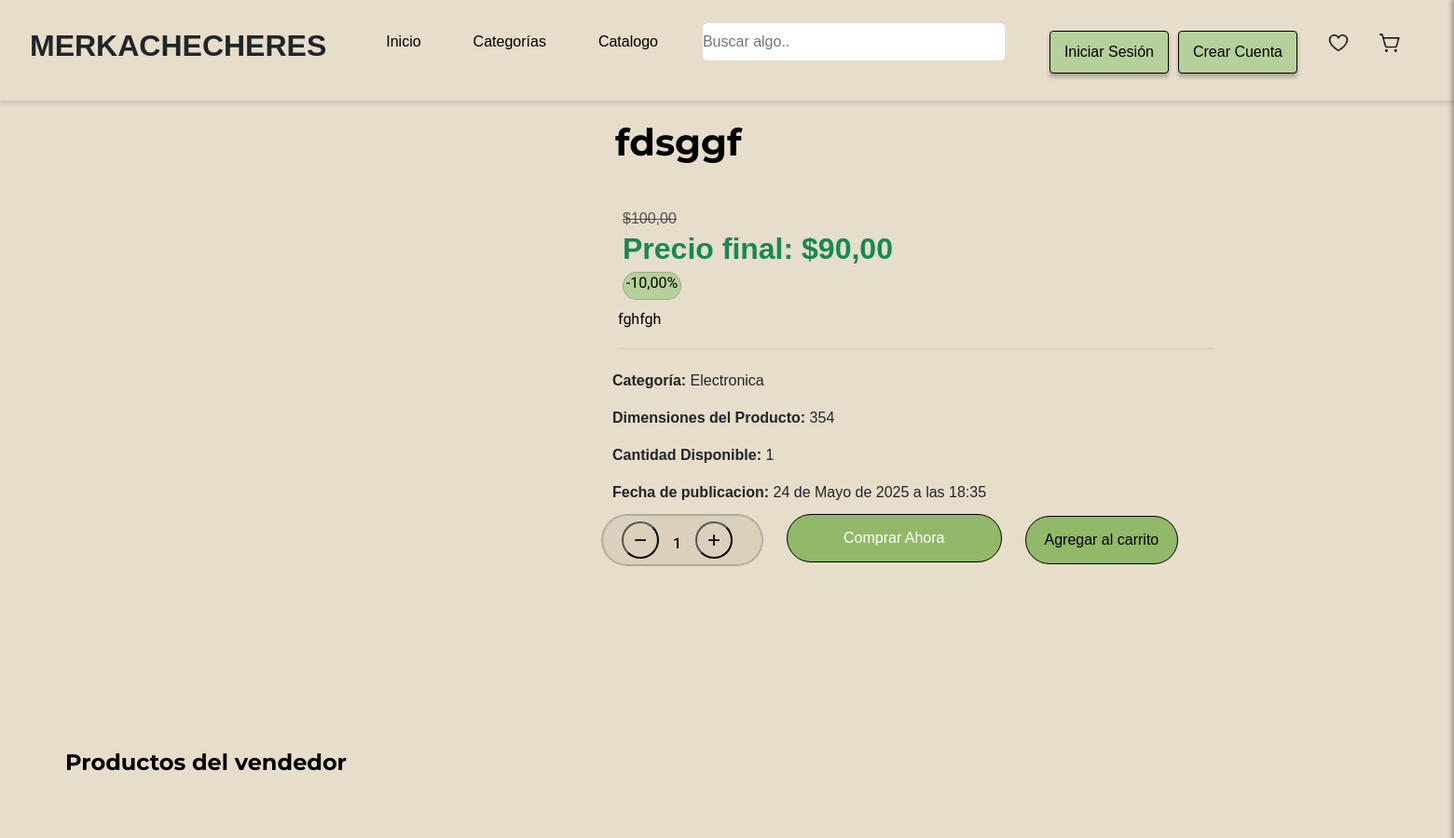
Page /producto/7/ (upper part) on the earlier database version.
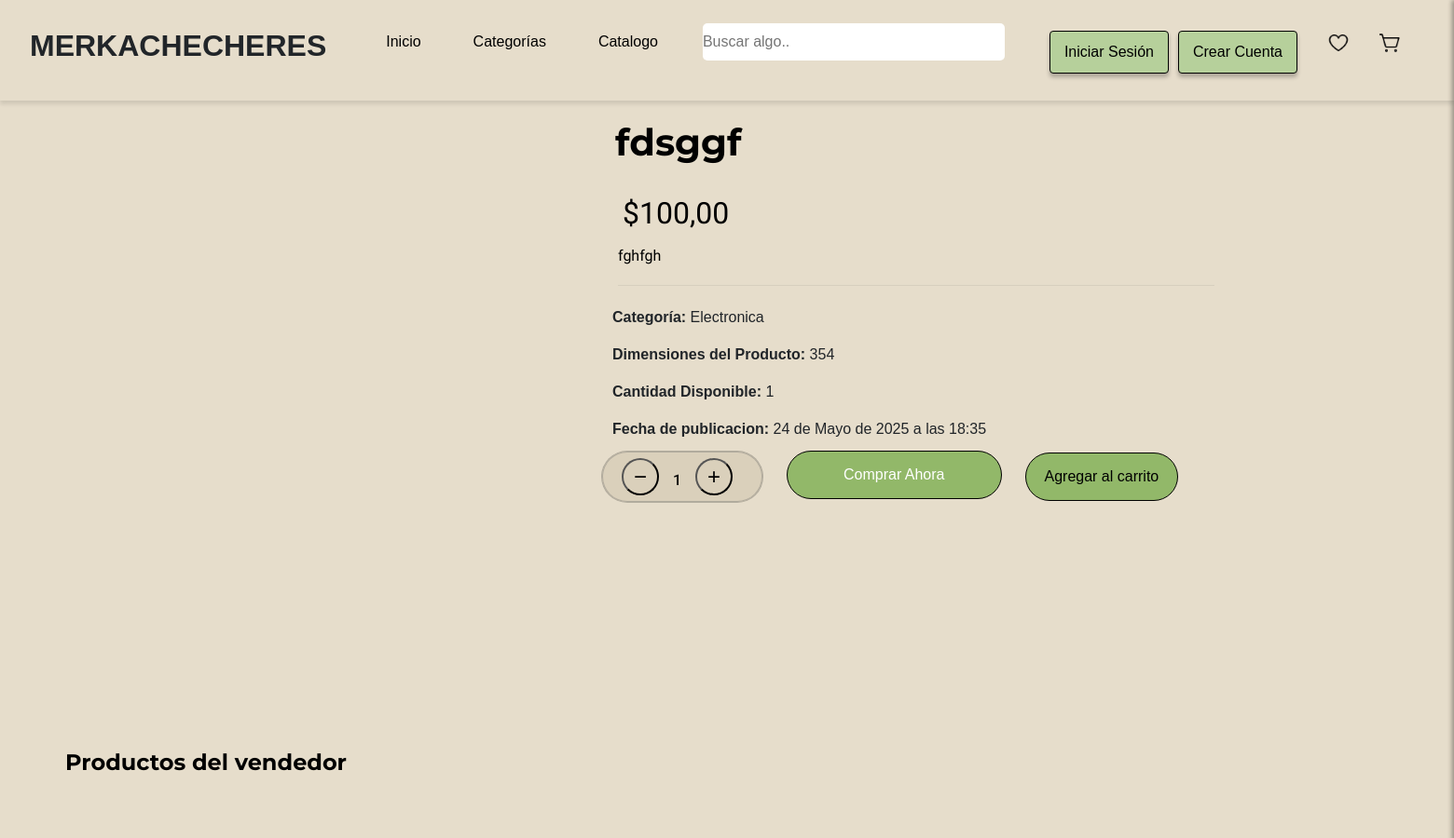
Same page on the later database version.
### merkachecheres/models.py (models this page shows, shortened)
class Producto(models.Model):
    titulo = models.CharField(max_length=255)
    precio = models.DecimalField(max_digits=10, decimal_places=2, default=0.0)
    descuento = models.DecimalField(max_digits=5, decimal_places=2, null=True, blank=True)
    dimensiones = models.CharField(max_length=100, null=True, blank=True)
    stock = models.IntegerField()
    marca = models.CharField(max_length=100, null=True, blank=True)
    vendedor = models.ForeignKey(
        Usuario,
        on_delete=models.CASCADE,
        related_name='productos',
        null=True,  # Permitir valores nulos temporalmente
        blank=True  # Permitir que el formulario no requiera este campo
    )
    categoria = models.ForeignKey(Categoria, on_delete=models.SET_NULL, null=True, blank=True)
    descripcion = models.TextField()
    fecha_publicacion = models.DateTimeField(auto_now_add=True)

class Categoria(models.Model):
    nombre = models.CharField(max_length=100, unique=True)

### merkachecheres/views.py (the view, shortened to what this page needs)
# urls.py: path('producto/<int:producto_id>/', views.producto, name='producto'),
def producto(request, producto_id):
    try:
        producto = Producto.objects.get(id=producto_id)
        imagenes = producto.imagenes.all()
        productos_vendedor = Producto.objects.filter(vendedor=producto.vendedor).exclude(id=producto_id)
        carrito = request.session.get('carrito', {})
        total_carrito = sum(item['precio'] * item['cantidad'] for item in carrito.values())
        resenas = producto.resenas.select_related('usuario').order_by('-fecha')
        if producto.descuento:
            precio_final = producto.precio - (producto.precio * producto.descuento / 100)
        else:
            precio_final = producto.precio
    except Producto.DoesNotExist:
        messages.error(request, "El producto no existe.")
        return redirect('index')
    return render(request, 'producto.html', {
        'producto': producto,
        'imagenes': imagenes,
        'productos_vendedor': productos_vendedor,
        'total_carrito': total_carrito,
        'resenas': resenas,
        'precio_final': precio_final,
    })

### merkachecheres/templates/producto.html (shortened to what the changed rows need)
{% load static %}
<!DOCTYPE html>
<html lang="en">
<head>
    <link rel="stylesheet" href="{% static 'css/carrito.css' %}">
    <link rel="stylesheet" href="{% static 'css/producto.css' %}">
    <link rel="stylesheet" href="{% static 'css/styleguide.css' %}">
    <link href="https://cdn.jsdelivr.net/npm/bootstrap@5.3.3/dist/css/bootstrap.min.css" rel="stylesheet"
>
    <link rel="stylesheet" href="scripts.js">
</head>
<body>
                                {% include 'user_sidebar.html' %}
    <main>
        <section class="sectionMainGeneralContainer">
            <div class="detailsProductContainerGeneral">
                <div class="tittleProductContainer">
                        <div class="xxx">
                            <h2 id="tittleText">{{ producto.titulo }}</h2>
                        </div>
                </div>
                <div class="priceContainerGeneral">
                    <div class="priceContainer">
                        <div class="precioContainerValorContainer">
                            <h2 id="precioText">
                                {% if producto.descuento %}
                                    <span class="text-muted" style="text-decoration:line-through;font-size:1rem;">
                                        ${{ producto.precio|floatformat:2 }}
                                    </span>
                                    <br>
                                    <span class="text-success fw-bold">
                                        Precio final: ${{ precio_final|floatformat:2 }}
                                    </span>
                                {% else %}
                                    ${{ producto.precio|floatformat:2 }}
                                {% endif %}
                            </h2>
                        </div>
                    </div>
                    {% if producto.descuento %}
                        <div class="descuentoContainerPorcentaje">
                            <div class="descuentoDiv">
                                <h3 id="descuentoText40"> -{{ producto.descuento }}%</h3>
                            </div>
                        </div>
                    {% endif %}
                </div>
                <div class="descriptionProductContainer">
                    <h4 id="descriptionText">{{ producto.descripcion }}</h4>
                    <div class="linea1"></div>
                </div>
                <div class="colorContainerGeneral">
                    <div class="additionalDetails">
                        <p><strong>Categoría:</strong> {{ producto.categoria.nombre }}</p>
                            {% if producto.dimensiones %}
                                <p><strong>Dimensiones del Producto: </strong> {{ producto.dimensiones }}</p>
                            {% endif %}
                            <p><strong>Cantidad Disponible:</strong> {{ producto.stock }}</p>
                            <p><strong>Fecha de publicacion:</strong> {{ producto.fecha_publicacion }}</p>
                    </div>
                </div>
                <div class="buttonycantidadContainerGeneral">
                    <div class="cantidadContainerGeneral">
                        <div class="cantidadContainerGeneral">
                            <div class="cantidadContainer">
                                <div class="cantidadObjetosContainer">
                                    <div class="cantidadNumberContainer">
                                        <h2 id="cantidadText">{{ producto.stock }}</h2>
                                    </div>
                                </div>
                            </div>
                        </div>
                    </div>
            </div>
        </section>
        <section class="sellerContainerMayor">
            <div class="sellerContainerGeneral">
                <div class="titleVendedorContainer">
                    <h2 id="vendedorTittle">Productos del vendedor</h2>
                </div>
            </div>
        </section>
</main>
</body>
</html>

Differences in the rows shown:
changed Producto "fdsggf": descuento "10,00" → (not shown)
Other differences:
{{ precio_final|floatformat:2 }}: "90,00" → (not shown)
text no longer shown: "Precio final: $ - %"
